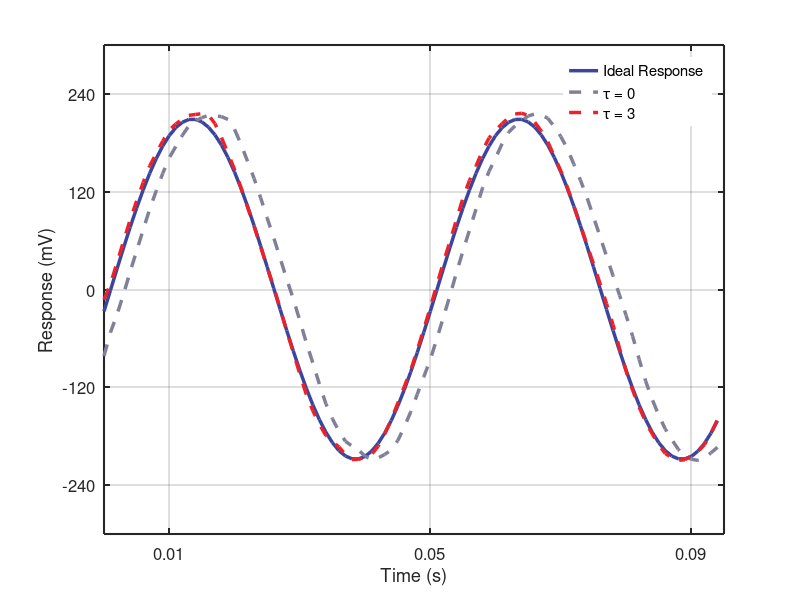

This chart was generated by the following MATLAB code:
close all
clear

% Convert the hexadecimal color code to RGB values
track_color = [237, 33, 41] / 255; % RGB values for #ED2129
measure_color = [0.23, 0.27, 0.61];

figure('Units', 'inches', 'Position', [1, 1, 10, 7]); % Width: 6.5 inches, Height: 4.5 inches
ref_curve = load('./data/KF_ref_delay.txt');
delay0 = load('./data/KF_y_delay0.txt');
delay1 = load('./data/KF_y_delay1.txt');
delay2 = load('./data/KF_y_delay2.txt');
delay3 = load('./data/KF_y_delay3.txt');

show_num = 95;
time_axis = 0:1e-3:1e-3*(show_num-1);

% Plotting the reference curve with measure_color and increased linewidth
plot(time_axis, ref_curve(1:show_num), '-', 'Color', measure_color, 'LineWidth', 2.5);
hold on;

% Plotting delay0, delay1, delay2, and delay3 as dashed lines
plot(time_axis, delay0(1:show_num), '--', 'Color', [0.5, 0.5, 0.6], 'LineWidth', 2.5);
% plot(time_axis, delay1(1:show_num), '--', 'LineWidth', 1.5);
% plot(time_axis, delay2(1:show_num), '--', 'LineWidth', 1.5);
plot(time_axis, delay3(1:show_num), '--', 'Color', track_color, 'LineWidth', 2.5);

legend('Ideal Response', '\tau = 0', '\tau = 3', 'FontSize', 14, 'Box', 'off');
xlabel('Time (s)', 'FontSize', 12);
ylabel('Response (mV)', 'FontSize', 12);


% Set the number of grid lines you want on the x and y axes
numXGridLines = 3;
numYGridLines = 5;

% Adjust the tick positions and labels on the x-axis
xTickPositions = linspace(0.01, 0.09, numXGridLines);
set(gca, 'XTick', xTickPositions);

% Adjust the tick positions and labels on the y-axis
yTickPositions = linspace(-240, 240, numYGridLines);
set(gca, 'YTick', yTickPositions);


grid on;

%set(gca, 'FontName', 'Times New Roman', 'FontSize', 12);
xlim([0, 0.095]);

% Adjust figure properties for publication quality
set(gca, 'FontSize', 12); % Decrease font size slightly for publication
set(gca, 'LineWidth', 1.5); % Increase line width
set(gca, 'TickDir', 'in'); % Set tick direction
set(gcf, 'Color', 'w'); % Set background color to white

print('KF_track_delay', '-dpng', '-r600'); % Specify the desired image format and resolution

